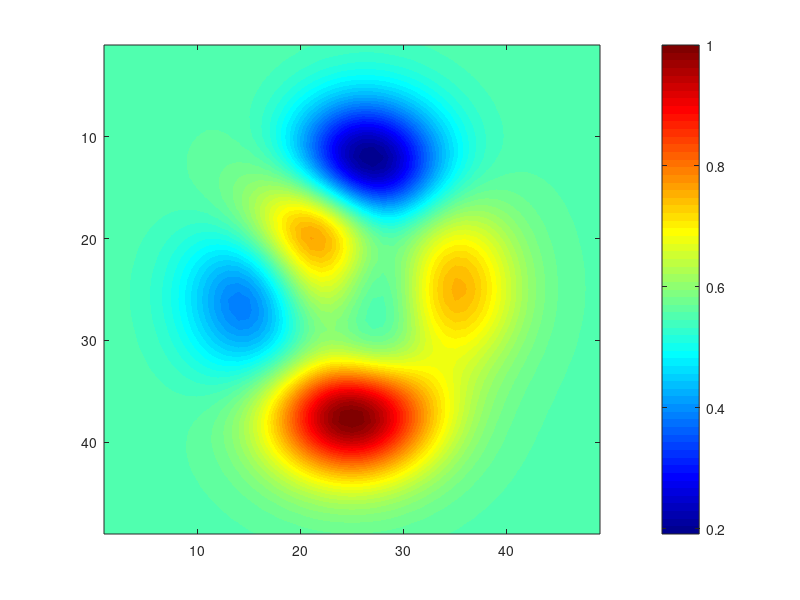

Here is the MATLAB script that generated this plot:
Z = 10 + peaks;
Z = Z / max(max(Z));
[row,col] = size(Z);
[xx,yy] = meshgrid(1:1:row,1:1:col);
[xx_small,yy_small] = meshgrid(1:0.01:row,1:0.01:col);
Z_big = interp2(xx,yy,Z,xx_small,yy_small);
imagesc(xx_small(1,:),yy_small(:,1),Z_big)
colormap jet;
colorbar;